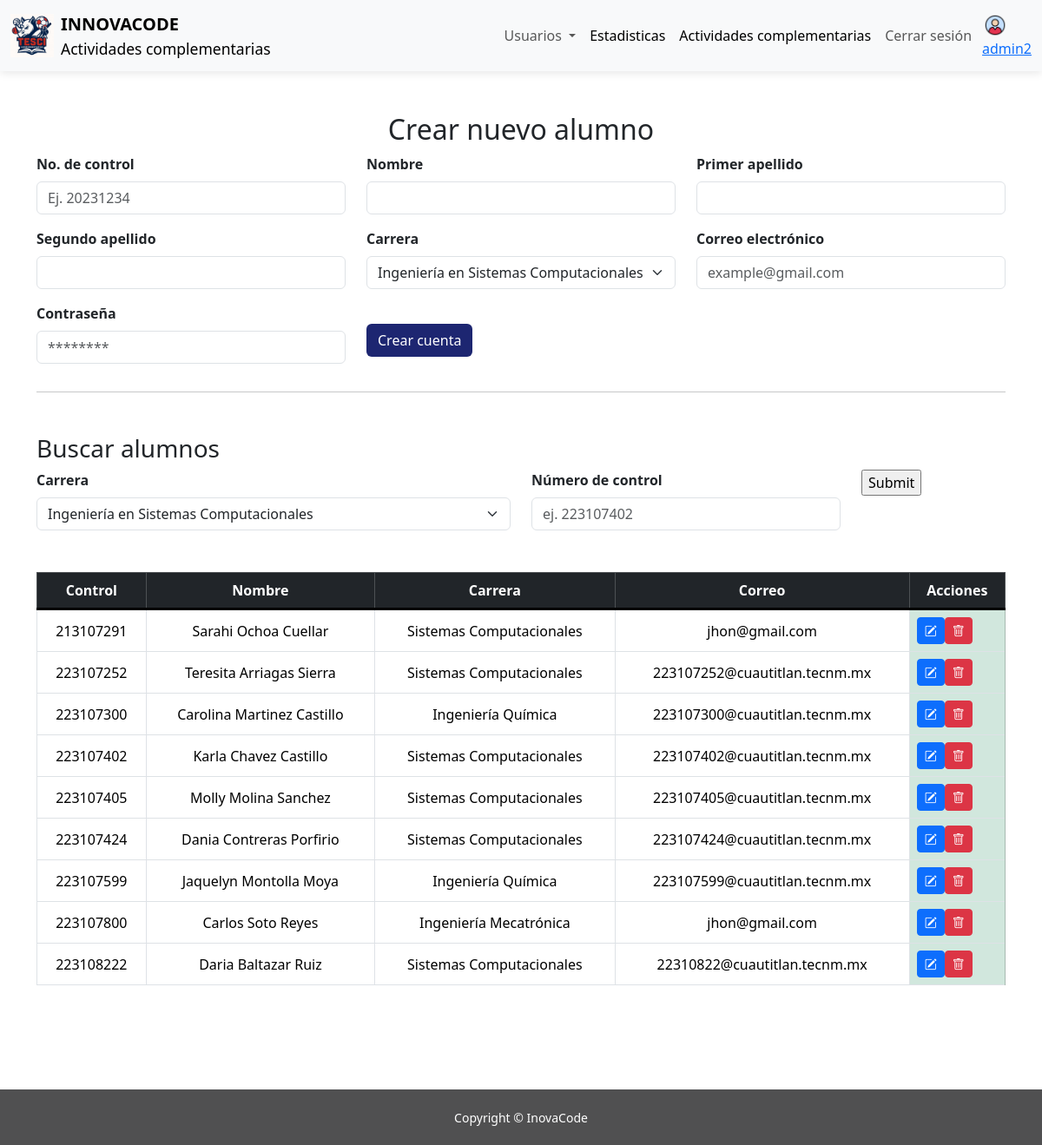
Page /inovacode/administrador/administrar-alumnos.php (signed in) on the committed database.
### tables this page shows
CREATE TABLE `alumnos` (
  `numero_control` int(11) NOT NULL,
  `nombre` varchar(50) NOT NULL,
  `apellido_paterno` varchar(50) NOT NULL,
  `apellido_materno` varchar(50) NOT NULL,
  `id_division` int(11) NOT NULL,
  `correo` varchar(100) NOT NULL,
  `id_usuario` int(11) NOT NULL,
  `creditos` int(1) NOT NULL DEFAULT 0
);

CREATE TABLE `divisiones` (
  `id_division` int(11) NOT NULL,
  `division` varchar(255) NOT NULL
);

### inovacode/php/crud-cuentas-alumnos/ver-alumno.php (called while the page is built, shortened)
<?php
function consultar_tabla_alumnos(){
    $C=conectar();
    $consulta="SELECT usuarios.id_usuario as id_u ,numero_control, nombre, apellido_paterno, apellido_materno, divisiones.id_division as id_d , division, correo FROM alumnos INNER JOIN usuarios ON usuarios.id_usuario = alumnos.id_usuario INNER JOIN divisiones ON alumnos.id_division = divisiones.id_division";
    $res=$C->query($consulta);
    return $res;
}

### inovacode/administrador/administrar-alumnos.php (the view, shortened to what this page needs)
<?php
$usuario = $_SESSION['admin_usuario'];
?>
<!DOCTYPE html>
<html lang="es">
<head>
  <link href="https://cdn.jsdelivr.net/npm/bootstrap@5.3.3/dist/css/bootstrap.min.css" rel="stylesheet">
  <link rel="stylesheet" href="../css/estilos.css">
  <link rel="stylesheet" href="https://cdn.jsdelivr.net/npm/bootstrap-icons@1.13.1/font/bootstrap-icons.min.css">
</head>
<body>
  <nav class="navbar navbar-expand-lg bg-body-tertiary ">
        <div class="container-fluid">
            <a class="navbar-brand d-flex align-items-center">
                <img src="../img/logo.jpeg" alt="Logo" width="50" height="50"
                    class="d-inline-block align-text-top me-2">
                <div class="d-flex flex-column">
                    <span class="fw-bold">INNOVACODE</span>
                    <small>Actividades complementarias</small>
                </div>
            </a>
            <div class="collapse navbar-collapse " id="navbarNav">
                <ul class="navbar-nav ms-auto me-1 ">
                    <li class="nav-item dropdown">
                        <a class="nav-link dropdown-toggle" href="#" role="button" data-bs-toggle="dropdown"
                            aria-expanded="false">
                            Usuarios
                        </a>
                    </li>
                    <li class="nav-item">
                        <a class="nav-link active" aria-current="page" href="#">Estadisticas</a>
                    </li>
                    <li class="nav-item">
                        <a class="nav-link active" aria-current="page" href="menu-administrador.php">Actividades
                            complementarias</a>
                    </li>
                    <li class="nav-item">
                        <a class="nav-link" href="../php/login/cerrar-sesion.php">Cerrar sesión</a>
                    </li>
                </ul>
                <a class=" d-flex flex-column p-0 " aria-disabled="true"><img src="../img/perfil.png" alt="Logo"
                        width="30" height="30" class="d-inline-block align-text-end d-none d-md-block"><?php echo $usuario; ?></a>
            </div>
        </div>
    </nav>
  <div class="container  justify-content-center mt-5 mb-5">
    <div class="text-center ">
      <h2>Crear nuevo alumno</h2>
      <form action="../php/crud-cuentas-alumnos/insertar-alumnos.php" method="post">
        <div class="row">
          <div class="mb-3 text-start col-12 col-md-6  col-lg-4">
            <label for="control" class="form-label fw-bold">No. de control</label>
            <input type="text" class="form-control" id="control" name="no_control"
              placeholder="Ej. 20231234" required pattern="[0-9]{9}" title="Debe contener exactamente 9 dígitos numéricos">
          </div>
          <div class="mb-3 text-start col-12 col-md-6  col-lg-4">
            <label for="nom" class="form-label fw-bold">Nombre</label>
            <input type="text" class="form-control" id="nom" name="n"
              placeholder="" required pattern="^[A-Za-zÁÉÍÓÚáéíóúÑñ\s]+$"
              minlength="3" maxlength="50" title="Solo se permiten letras y espacios">
          </div>
          <div class="mb-3 text-start col-12 col-md-6  col-lg-4">
            <label for="ap1" class="form-label fw-bold">Primer apellido</label>
            <input type="text" class="form-control" id="ap1" name="ap1"
              placeholder="" required pattern="^[A-Za-zÁÉÍÓÚáéíóúÑñ\s]+$"
              minlength="3" maxlength="50" title="Solo se permiten letras y espacios">
          </div>
          <div class="mb-3 text-start col-12 col-md-6  col-lg-4">
            <label for="ap2" class="form-label fw-bold">Segundo apellido</label>
            <input type="text" class="form-control" id="ap2" name="ap2"
              placeholder="" required pattern="^[A-Za-zÁÉÍÓÚáéíóúÑñ\s]+$"
              minlength="3" maxlength="50" title="Solo se permiten letras y espacios">
          </div>
          <div class="mb-3 text-start col-12 col-md-6 col-lg-4">
            <label for="carrera" class="form-label fw-bold">Carrera</label>
            <select name="id_d" id="carrera" class="form-select" required>
              <option value="1">Ingeniería en Sistemas Computacionales</option>
            </select>
          </div>
          <div class="mb-3 text-start col-12 col-md-6  col-lg-4">
            <label for="correo" class="form-label fw-bold">Correo electrónico</label>
            <input type="email" class="form-control" id="correo" name="e"
              placeholder="example@gmail.com" required>
          </div>
          <div class="mb-3 text-start col-12 col-md-6  col-lg-4">
            <label for="password" class="form-label fw-bold">Contraseña</label>
            <input type="password" class="form-control" id="password" name="p"
              placeholder="********" required minlength="6" maxlength="20"
              title="Debe tener entre 6 y 20 caracteres">
          </div>
          <div class="mt-4 text-start col-12 col-md-6  col-lg-4">
            <button type="submit" class="btn btn-custom">Crear cuenta</button>
          </div>
        </div>
      </form>
    </div>
    <hr>
    <h3 class="mt-5">Buscar alumnos</h3>
    <form action="../php/busqueda/buscar-alumno.php" method="POST">
      <div class="row  mb-5">
        <div class="col-6">
          <label for="division" class="form-label fw-bold">Carrera</label>
          <select name="id_d" id="division" class="form-select" required>
            <option value="1">Ingeniería en Sistemas Computacionales</option>
          </select>
        </div>
        <div class="col-4">
          <label for="buscar" class="form-label fw-bold">Número de control</label>
          <input type="text" placeholder="ej. 223107402" class="form-control" id="buscar" name="control">
        </div>
        <div class="col-2 ">
          <input type="submit">
        </div>
      </div>
    </form>
    <div class="table-responsive mb-5 text-center ">
      <?php require("../php/crud-cuentas-alumnos/ver-alumno.php"); ?>
      <table class="table table-bordered ">
        <thead class="table-dark">
          <tr>
            <th>Control</th>
            <th>Nombre</th>
            <th>Carrera</th>
            <th>Correo</th>
            <th>Acciones</th>
          </tr>
        </thead>
        <tbody>
          <?php
          $valores = consultar_tabla_alumnos();
          while ($p = $valores->fetch_assoc()) {
          ?>
            <tr>
              <td><?= $p['numero_control']; ?></td>
              <td><?= $p['nombre']; ?> <?= $p['apellido_paterno']; ?> <?= $p['apellido_materno']; ?></td>
              <td><?= $p['division']; ?></td>
              <td><?= $p['correo']; ?></td>
              <td class=" table-success">
                <div class="d-flex">
                  <button class="btn btn-primary btn-sm"
                    data-bs-toggle="modal"
                    data-bs-target="#modalEditar"
                    data-control="<?= $p['numero_control']; ?>"
                    data-id-usuario="<?= $p['id_u']; ?>"
                    data-nombre="<?= $p['nombre']; ?>"
                    data-ap1="<?= $p['apellido_paterno']; ?>"
                    data-ap2="<?= $p['apellido_materno']; ?>"
                    data-id-division="<?= $p['id_d']; ?>"
                    data-correo="<?= $p['correo']; ?>"
                    title="Editar">
                    <i class="bi bi-pencil-square"></i>
                  </button>
                  <a href="../php/crud-cuentas-alumnos/eliminar-alumno.php?id=<?= $p['id_u']; ?>"
                    class="btn btn-danger btn-sm" title="Eliminar"><i class="bi bi-trash"></i></a>
                </div>
              </td>
            </tr>
          <?php } ?>
        </tbody>
      </table>
    </div>
  </div>
  <br><br><br><br><br>
  <footer class="fixed-bottom footer mt-auto ">
    <div class="container text-center">
      <small>Copyright &copy; InovaCode</small>
    </div>
  </footer>
</body>
</html>

### inovacode/css/estilos.css (style rules this page uses)
.navbar { box-shadow: 0 2px 10px rgba(0, 0, 0, 0.1); }
.footer { background-color: #505051; color: white; text-align: center; padding: 20px 10px; margin-top: 50px; }
.btn-custom { background-color: #1d2671; color: white; transition: 0.3s; }
.table thead th { border-bottom: 3px solid #000; text-align: center; }
.table tbody td { vertical-align: middle; }

### rows in the picture
alumnos: numero_control "213107291", nombre "Sarahi", apellido_paterno "Ochoa", apellido_materno "Cuellar", id_division.division "Sistemas Computacionales", correo "jhon@gmail.com"
alumnos: numero_control "223107252", nombre "Teresita", apellido_paterno "Arriagas", apellido_materno "Sierra", id_division.division "Sistemas Computacionales", correo "223107252@cuautitlan.tecnm.mx"
alumnos: numero_control "223107300", nombre "Carolina", apellido_paterno "Martinez", apellido_materno "Castillo", id_division.division "Ingeniería Química", correo "223107300@cuautitlan.tecnm.mx"
alumnos: numero_control "223107402", nombre "Karla", apellido_paterno "Chavez", apellido_materno "Castillo", id_division.division "Sistemas Computacionales", correo "223107402@cuautitlan.tecnm.mx"
alumnos: numero_control "223107405", nombre "Molly", apellido_paterno "Molina", apellido_materno "Sanchez", id_division.division "Sistemas Computacionales", correo "223107405@cuautitlan.tecnm.mx"
alumnos: numero_control "223107424", nombre "Dania", apellido_paterno "Contreras", apellido_materno "Porfirio", id_division.division "Sistemas Computacionales", correo "223107424@cuautitlan.tecnm.mx"
alumnos: numero_control "223107599", nombre "Jaquelyn", apellido_paterno "Montolla", apellido_materno "Moya", id_division.division "Ingeniería Química", correo "223107599@cuautitlan.tecnm.mx"
alumnos: numero_control "223107800", nombre "Carlos", apellido_paterno "Soto", apellido_materno "Reyes", id_division.division "Ingeniería Mecatrónica", correo "jhon@gmail.com"
alumnos: numero_control "223108222", nombre "Daria", apellido_paterno "Baltazar", apellido_materno "Ruiz", id_division.division "Sistemas Computacionales", correo "22310822@cuautitlan.tecnm.mx"

### other values in the picture
$usuario "admin2"
